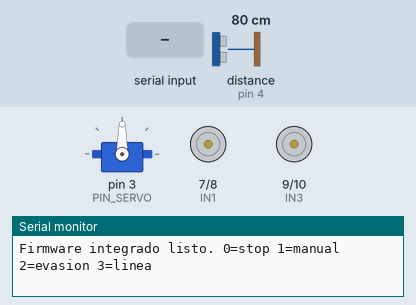
Recording of a sketch running on a simulated Arduino Uno, built with avr-gcc and run on an emulated ATmega328P. Shown: servo, motor-driver pin pairs drawn as motors (green arrow = first pin HIGH = forward, orange = second pin HIGH = backward, longer = more drive, scaled by the enable pin), the last lines printed to the serial monitor. The test bench sets the inputs (shaded band); at power-on: distance to the obstacle (sensor on pin 4) 80 cm. The echo pulse lasts 58.3 µs per cm.

Above: at 1.2 s.
1.3 s: "2\n" received over the second serial link
At 1.9 s:
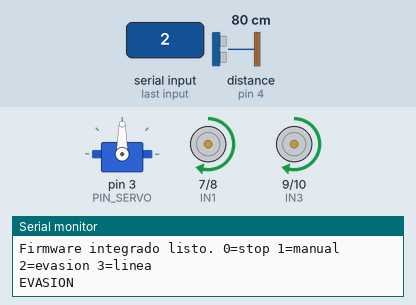
2.8 s: distance to the obstacle (sensor on pin 4) set to 47 cm
4.3 s: distance to the obstacle (sensor on pin 4) set to 38 cm
At 4.7 s:
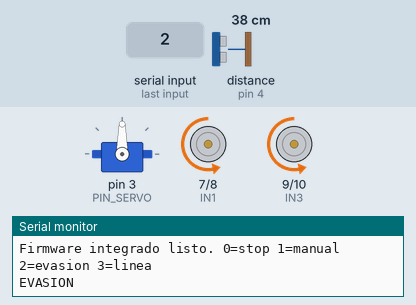
7.3 s: distance to the obstacle (sensor on pin 4) set to 60 cm
10.3 s: "V90\n" received over the second serial link
At 11.5 s:
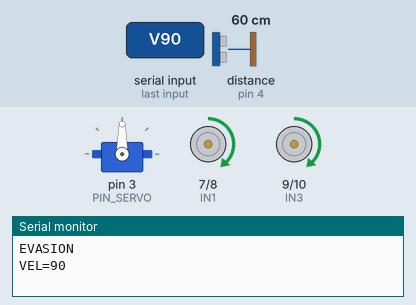
11.8 s: distance to the obstacle (sensor on pin 4) set to 34 cm
13.3 s: distance to the obstacle (sensor on pin 4) set to 29 cm
At 13.7 s:
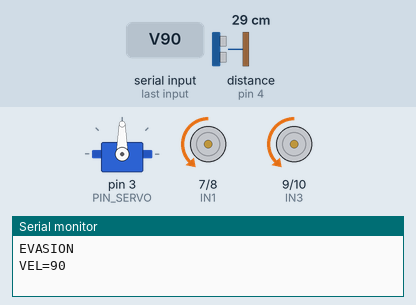
Timing chart, 0 to 17.3 s (numbered marks = the images above; inputs shaded):
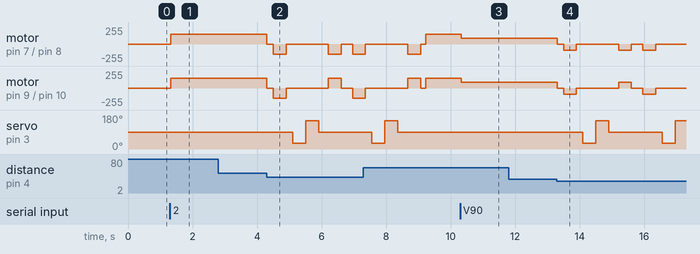

The sketch:

robot_car.ino
```cpp
// RoboCar UNSM - firmware 2WD. Control por Bluetooth: idle/manual/evasion/linea.

#include <Servo.h>
#include <SoftwareSerial.h>

// Pines
const int ENA = 5, IN1 = 7, IN2 = 8;
const int ENB = 6, IN3 = 9, IN4 = 10;
const int PIN_TRIG = 2, PIN_ECHO = 4;
const int PIN_SERVO = 3;
const int BT_RX = 11, BT_TX = 12;
const int NUM_SENSORES = 5;
const int SENSORES[NUM_SENSORES] = {A0, A1, A2, A3, A4};

// Parámetros
const int DIST_BASE_CM = 18;
const int DIST_FACTOR = 6;
const int ANG_DERECHA = 30, ANG_CENTRO = 90, ANG_IZQUIERDA = 150;
const unsigned long TIMEOUT_US = 25000;
const int UMBRAL_LINEA = 500;      // calibrar en tu pista
const int VELOCIDAD_BASE = 130;
const float KP = 18.0;
const int SIN_LINEA = 9999;

// Arranque suave
const int RAMPA_PASO = 8;
const int RAMPA_MS = 12;

// Failsafe: en modo manual, sin comandos, frena.
const unsigned long FAILSAFE_MS = 600;
unsigned long ultimoComandoMs = 0;

// Estado
enum Modo { IDLE, MANUAL, EVASION, LINEA };
Modo modo = IDLE;
int velocidad = 150;  // velocidad actual (manual / evasion)
int velIzqActual = 0;
int velDerActual = 0;

Servo servo;
SoftwareSerial bluetooth(BT_RX, BT_TX);

void setup() {
  pinMode(ENA, OUTPUT); pinMode(IN1, OUTPUT); pinMode(IN2, OUTPUT);
  pinMode(ENB, OUTPUT); pinMode(IN3, OUTPUT); pinMode(IN4, OUTPUT);
  pinMode(PIN_TRIG, OUTPUT); pinMode(PIN_ECHO, INPUT);
  digitalWrite(PIN_TRIG, LOW);

  servo.attach(PIN_SERVO);
  servo.write(ANG_CENTRO);

  Serial.begin(9600);
  bluetooth.begin(9600);
  Serial.println("Firmware integrado listo. 0=stop 1=manual 2=evasion 3=linea");
  bluetooth.println("OK:ROBOT LISTO");  // telemetria: aviso de arranque

  detener();
}

void loop() {
  // 1) Leer Bluetooth: puede cambiar de modo o, en manual, mover el robot.
  if (bluetooth.available()) {
    procesarComando(bluetooth.read());
    ultimoComandoMs = millis();  // hubo actividad: reinicia el failsafe
  }

  // 2) Ejecutar el comportamiento del modo actual.
  switch (modo) {
    case IDLE:    detener();     break;
    case MANUAL:
      // Failsafe: si no llegan comandos (ej. se corto el Bluetooth), parar.
      if (millis() - ultimoComandoMs > FAILSAFE_MS) detener();
      break;
    case EVASION: pasoEvasion(); break;
    case LINEA:   pasoLinea();   break;
  }
}

// ---- Comandos ----
// Estado para leer el comando de velocidad "V<numero>" (ej. "V180\n").
bool leyendoVelocidad = false;
String numeroVelocidad = "";

void procesarComando(char c) {
  // Si estamos leyendo el numero de "V...", acumular digitos.
  if (leyendoVelocidad) {
    if (c >= '0' && c <= '9') {
      if (numeroVelocidad.length() < 3) numeroVelocidad += c;
      return;
    }
    // Un caracter no-digito (ej. '\n') cierra el numero.
    if (numeroVelocidad.length() > 0) {
      velocidad = constrain(numeroVelocidad.toInt(), 0, 255);
      Serial.print("VEL="); Serial.println(velocidad);
      bluetooth.print("OK:VEL="); bluetooth.println(velocidad);  // telemetria
    }
    leyendoVelocidad = false;
    numeroVelocidad = "";
    // Si el caracter terminador es un salto de linea, no hay mas que hacer.
    if (c == '\n' || c == '\r') return;
    // Si fue otro comando, seguimos para procesarlo abajo.
  }

  switch (c) {
    case 'V': case 'v':  // inicio del comando de velocidad
      leyendoVelocidad = true;
      numeroVelocidad = "";
      break;

    // Cambio de modo (responde por Bluetooth = telemetria para la app)
    case '0': modo = IDLE;    detener(); Serial.println("IDLE");
              bluetooth.println("OK:IDLE");    break;
    case '1': modo = MANUAL;  detener(); Serial.println("MANUAL");
              bluetooth.println("OK:MANUAL");  break;
    case '2': modo = EVASION;            Serial.println("EVASION");
              bluetooth.println("OK:EVASION"); break;
    case '3': modo = LINEA;              Serial.println("LINEA");
              bluetooth.println("OK:LINEA");
              adelante(VELOCIDAD_BASE);  // arranque suave hasta la velocidad base
              break;

    // Movimiento (solo tiene sentido en modo MANUAL)
    case 'F': case 'f': if (modo == MANUAL) adelante(velocidad);       break;
    case 'B': case 'b': if (modo == MANUAL) atras(velocidad);          break;
    case 'L': case 'l': if (modo == MANUAL) girarIzquierda(velocidad); break;
    case 'R': case 'r': if (modo == MANUAL) girarDerecha(velocidad);   break;
    case 'S': case 's': if (modo == MANUAL) detener();                 break;
    case '+': velocidad = min(velocidad + 25, 255); break;
    case '-': velocidad = max(velocidad - 25, 0);   break;
    default: break;  // ignorar lo desconocido
  }
}

// ---- Modo EVASION (del paso 4) ----
void pasoEvasion() {
  // Distancia de frenado segun la velocidad actual: a mas rapido, frena antes.
  int distSegura = DIST_BASE_CM + velocidad / DIST_FACTOR;

  long frente = medirDistanciaCm();
  if (frente >= 0 && frente < distSegura) {
    detener();
    delay(200);
    atras(velocidad);
    delay(400);
    detener();
    delay(200);

    long der = medirHacia(ANG_DERECHA);
    long izq = medirHacia(ANG_IZQUIERDA);
    servo.write(ANG_CENTRO);
    delay(300);

    if (despejeMayor(izq, der)) girarIzquierda(velocidad);
    else                        girarDerecha(velocidad);
    delay(400);
    detener();
    delay(150);
  } else {
    adelante(velocidad);
  }
}

long medirHacia(int angulo) {
  servo.write(angulo);
  delay(400);
  return medirDistanciaCm();
}

bool despejeMayor(long a, long b) {
  long da = (a < 0) ? 9999 : a;
  long db = (b < 0) ? 9999 : b;
  return da >= db;
}

// ---- Modo LINEA (del paso 6) ----
void pasoLinea() {
  int error = calcularErrorLinea();
  if (error == SIN_LINEA) {
    detener();
    return;
  }
  int correccion = (int)(KP * error);
  int velIzq = constrain(VELOCIDAD_BASE + correccion, 0, 255);
  int velDer = constrain(VELOCIDAD_BASE - correccion, 0, 255);

  // Correcciones chicas: se aplican directo, sin rampa.
  velIzqActual = velIzq;
  velDerActual = velDer;
  aplicarMotor(velIzqActual, ENA, IN1, IN2);
  aplicarMotor(velDerActual, ENB, IN3, IN4);
}

int calcularErrorLinea() {
  long sumaPesos = 0;
  int enLinea = 0;
  for (int i = 0; i < NUM_SENSORES; i++) {
    if (analogRead(SENSORES[i]) < UMBRAL_LINEA) {
      sumaPesos += i - (NUM_SENSORES / 2);
      enLinea++;
    }
  }
  if (enLinea == 0) return SIN_LINEA;
  return sumaPesos / enLinea;
}

// ---- Sensor ----
long medirDistanciaCm() {
  digitalWrite(PIN_TRIG, LOW);
  delayMicroseconds(2);
  digitalWrite(PIN_TRIG, HIGH);
  delayMicroseconds(10);
  digitalWrite(PIN_TRIG, LOW);
  long duracion = pulseIn(PIN_ECHO, HIGH, TIMEOUT_US);
  if (duracion == 0) return -1;
  return duracion / 58;
}

// ---- Movimiento directo (más responsivo) ----
void adelante(int v)       { setVelocidades(v,  v); }
void atras(int v)          { setVelocidades(-v, -v); }
void girarIzquierda(int v) { setVelocidades(-v, v);  }
void girarDerecha(int v)   { setVelocidades(v,  -v); }
void detener()             { setVelocidades(0,  0);  }

void setVelocidades(int izq, int der) {
  velIzqActual = izq;
  velDerActual = der;
  aplicarMotor(velIzqActual, ENA, IN1, IN2);
  aplicarMotor(velDerActual, ENB, IN3, IN4);
}

// Mueve un motor: el signo da el sentido, el valor absoluto el PWM (0-255).
void aplicarMotor(int velSignada, int pinPWM, int pinDir1, int pinDir2) {
  bool haciaAdelante = velSignada >= 0;
  digitalWrite(pinDir1, haciaAdelante ? HIGH : LOW);
  digitalWrite(pinDir2, haciaAdelante ? LOW : HIGH);
  analogWrite(pinPWM, abs(velSignada));
}
```

Measured:
- the behaviour switches between 43 and 42 cm on distance to the obstacle (sensor on pin 4) (found by bisection; images 1 and 2)
- the behaviour switches between 33 and 32 cm on distance to the obstacle (sensor on pin 4) (found by bisection; images 3 and 4)
- after the input at 1.3 s, motor on pin 7 (IN1) / pin 8 (IN2), motor on pin 9 (IN3) / pin 10 (IN4): stopped → forward 150/255 at once
- after the input at 2.8 s, every drawn part: stays the same
- after the input at 10.3 s, motor on pin 7 (IN1) / pin 8 (IN2), motor on pin 9 (IN3) / pin 10 (IN4): forward 150/255 → forward 90/255 at once
- after the input at 11.8 s, every drawn part: stays the same
